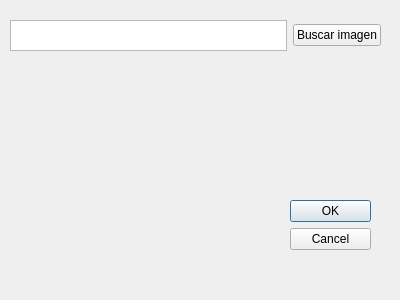
<?xml version="1.0" encoding="UTF-8"?>
<ui version="4.0">
 <class>Dialog</class>
 <widget class="QDialog" name="Dialog">
  <property name="geometry">
   <rect>
    <x>0</x>
    <y>0</y>
    <width>400</width>
    <height>300</height>
   </rect>
  </property>
  <property name="windowTitle">
   <string>Dialog</string>
  </property>
  <widget class="QDialogButtonBox" name="buttonBox">
   <property name="geometry">
    <rect>
     <x>290</x>
     <y>200</y>
     <width>81</width>
     <height>61</height>
    </rect>
   </property>
   <property name="orientation">
    <enum>Qt::Vertical</enum>
   </property>
   <property name="standardButtons">
    <set>QDialogButtonBox::Cancel|QDialogButtonBox::Ok</set>
   </property>
  </widget>
  <widget class="QWidget" name="gridLayoutWidget">
   <property name="geometry">
    <rect>
     <x>10</x>
     <y>20</y>
     <width>371</width>
     <height>31</height>
    </rect>
   </property>
   <layout class="QGridLayout" name="gridLayout">
    <item row="0" column="0">
     <widget class="QTextBrowser" name="textBrowser"/>
    </item>
    <item row="0" column="1">
     <widget class="QPushButton" name="pushButton">
      <property name="text">
       <string>Buscar imagen</string>
      </property>
     </widget>
    </item>
   </layout>
  </widget>
 </widget>
 <resources/>
 <connections>
  <connection>
   <sender>buttonBox</sender>
   <signal>accepted()</signal>
   <receiver>Dialog</receiver>
   <slot>accept()</slot>
   <hints>
    <hint type="sourcelabel">
     <x>248</x>
     <y>254</y>
    </hint>
    <hint type="destinationlabel">
     <x>157</x>
     <y>274</y>
    </hint>
   </hints>
  </connection>
  <connection>
   <sender>buttonBox</sender>
   <signal>rejected()</signal>
   <receiver>Dialog</receiver>
   <slot>reject()</slot>
   <hints>
    <hint type="sourcelabel">
     <x>316</x>
     <y>260</y>
    </hint>
    <hint type="destinationlabel">
     <x>286</x>
     <y>274</y>
    </hint>
   </hints>
  </connection>
 </connections>
</ui>
